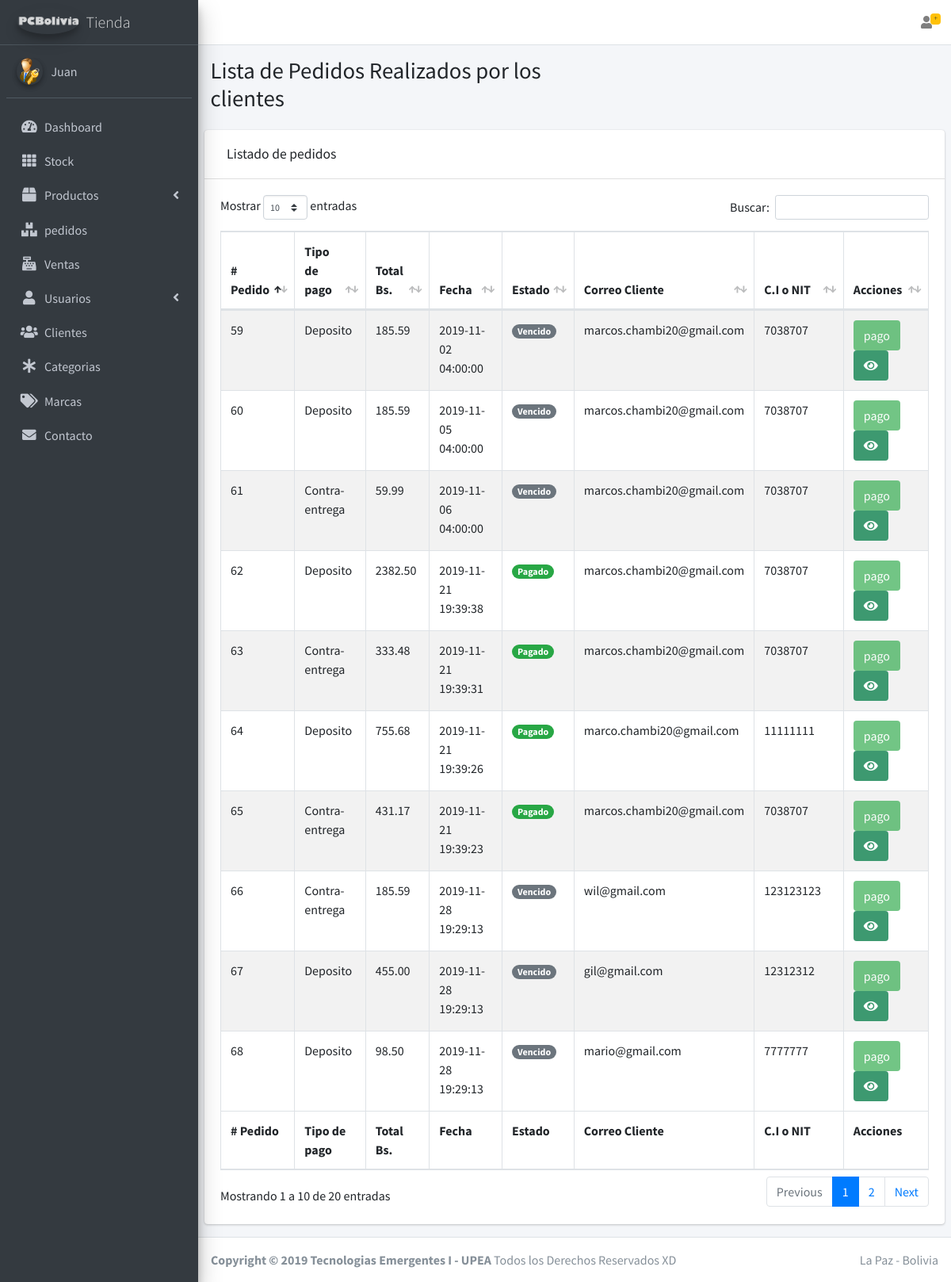
/admin/crud-pedidos.php (signed in), run on the app's committed database.
### tables this page shows
CREATE TABLE `pedido` (
  `id_pedido` int NOT NULL,
  `tipo_pago` varchar(40) NOT NULL,
  `productos` text NOT NULL,
  `total_pago` float(10,2) NOT NULL,
  `fecha_pedido` timestamp NOT NULL DEFAULT CURRENT_TIMESTAMP ON UPDATE CURRENT_TIMESTAMP,
  `estado_pedido` int NOT NULL,
  `id_cliente` int NOT NULL
);

CREATE TABLE `cliente` (
  `id_cliente` int NOT NULL,
  `nombre_cliente` varchar(50) NOT NULL,
  `apellido_cliente` varchar(50) NOT NULL,
  `nit` varchar(15) NOT NULL,
  `correo` varchar(100) NOT NULL,
  `password` varchar(200) NOT NULL,
  `fecha_registro` date NOT NULL,
  `telefono` varchar(14) NOT NULL,
  `direccion` varchar(300) NOT NULL,
  `id_ciudad` int NOT NULL
);

### admin/modelos/Pedido.php (called while the page is built, shortened)
<?php
class Pedido
{
        public function selectPedido()
        {
            $con=new Conexion();
            $sql= "SELECT * FROM pedido JOIN cliente using(id_cliente)
                    ORDER BY id_pedido DESC";
            $res=$con->query($sql);
            return $res;
        }
}
?>

### admin/crud-pedidos.php (the view, shortened to what this page needs)
<?php
    require_once 'templates/header.php';
    require_once 'templates/barra.php';
    require_once 'templates/aside.php';
?>
<?php
    include 'modelos/Pedido.php';
    $pedido=Pedido::ningunDato();
    $pedido->updatePedidosVencidos();
    $res=$pedido->selectPedido();
?>
<section class="content-header">
    <div class="container-fluid">
        <div class="row mb-2">
            <div class="col-sm-6">
                <h1>Lista de Pedidos Realizados por los clientes</h1>
            </div>
        </div>
    </div>
</section>
<section class="content">
    <div class="row">
        <div class=" col-sm-12">
            <div class="card ">
                <div class="card-header d-flex bd-highlight ">
                    <h3 class="card-title p-2 flex-grow-1 bd-highlight">Listado de pedidos</h3>
                </div>
                <div class="card-body table-responsive ">
                    <table id="example1" class="table table-bordered table-striped  tabla-crud-pedidos">
                        <thead>
                            <tr>
                                <th># Pedido</th>
                                <th>Tipo de pago</th>
                                <th>Total Bs.</th>
                                <th>Fecha</th>
                                <th>Estado</th>
                                <th>Correo Cliente</th>
                                <th>C.I o NIT</th>
                                <th>Acciones</th>
                            </tr>
                        </thead>
                        <tbody>
                            <?php
                    if ($res) {
                        while ($row = $res->fetch_assoc()) {
                    ?>
                            <tr>
                                <td><?php echo $row['id_pedido'] ;?></td>
                                <td><?php echo $row['tipo_pago'] ;?></td>
                                <td><?php echo $row['total_pago'] ;?></td>
                                <td><?php echo $row['fecha_pedido'] ;?></td>
                                <td>
                                    <?php switch ($row['estado_pedido']) {
                                        case '0':
                                            echo '<span class="badge badge-pill badge-secondary">Vencido</span>';
                                            break;
                                        case '2':
                                            echo '<span class="badge badge-pill badge-success">Pagado</span>';
                                            break;
                                    }
                                    ?>
                                </td>
                                <td><?php echo $row['correo'] ;?></td>
                                <td><?php echo $row['nit'] ;?></td>
                                <td>
                                    <button  class="btn bg-success btn-pagar"
                                        data-id="<?php echo $row['estado_pedido']==1 ? $row['id_pedido'] :'' ;?>" data-toggle="tooltip" data-placement="left" title="Cambiar estado a pagado"
                                        <?php echo $row['estado_pedido'] ==1  ? '':'disabled'?> >
                                        pago
                                    </button>
                                    <a href="ver-pedido.php?id=<?php echo $row['id_pedido'] ;?>"
                                        class="btn bg-olive hover" data-toggle="tooltip" data-placement="left" title="Ver Detalles del Pedido">
                                        <i class=" fas fa-eye"></i>
                                    </a>
                                </td>
                            </tr>
                            <?php
                        }
                    }
                    ?>
                        </tbody>
                        <tfoot>
                            <tr>
                                <th># Pedido</th>
                                <th>Tipo de pago</th>
                                <th>Total Bs.</th>
                                <th>Fecha</th>
                                <th>Estado</th>
                                <th>Correo Cliente</th>
                                <th>C.I o NIT</th>
                                <th>Acciones</th>
                            </tr>
                        </tfoot>
                    </table>
                </div>
            </div>
        </div>
    </div>
</section>
<?php
    require_once 'templates/footer.php';
?>

### data on the page
pedido: id_pedido "68", tipo_pago "Deposito", total_pago "98.50", fecha_pedido "2019-11-28 19:29:13", estado_pedido "Vencido", id_cliente.correo "mario@gmail.com", id_cliente.nit "7777777"
pedido: id_pedido "67", tipo_pago "Deposito", total_pago "455.00", fecha_pedido "2019-11-28 19:29:13", estado_pedido "Vencido", id_cliente.correo "gil@gmail.com", id_cliente.nit "12312312"
pedido: id_pedido "66", tipo_pago "Contra-entrega", total_pago "185.59", fecha_pedido "2019-11-28 19:29:13", estado_pedido "Vencido", id_cliente.correo "wil@gmail.com", id_cliente.nit "123123123"
pedido: id_pedido "65", tipo_pago "Contra-entrega", total_pago "431.17", fecha_pedido "2019-11-21 19:39:23", estado_pedido "Pagado", id_cliente.correo "marcos.chambi20@gmail.com", id_cliente.nit "7038707"
pedido: id_pedido "64", tipo_pago "Deposito", total_pago "755.68", fecha_pedido "2019-11-21 19:39:26", estado_pedido "Pagado", id_cliente.correo "marco.chambi20@gmail.com", id_cliente.nit "11111111"
pedido: id_pedido "63", tipo_pago "Contra-entrega", total_pago "333.48", fecha_pedido "2019-11-21 19:39:31", estado_pedido "Pagado", id_cliente.correo "marcos.chambi20@gmail.com", id_cliente.nit "7038707"
pedido: id_pedido "62", tipo_pago "Deposito", total_pago "2382.50", fecha_pedido "2019-11-21 19:39:38", estado_pedido "Pagado", id_cliente.correo "marcos.chambi20@gmail.com", id_cliente.nit "7038707"
pedido: id_pedido "61", tipo_pago "Contra-entrega", total_pago "59.99", fecha_pedido "2019-11-06 04:00:00", estado_pedido "Vencido", id_cliente.correo "marcos.chambi20@gmail.com", id_cliente.nit "7038707"
pedido: id_pedido "60", tipo_pago "Deposito", total_pago "185.59", fecha_pedido "2019-11-05 04:00:00", estado_pedido "Vencido", id_cliente.correo "marcos.chambi20@gmail.com", id_cliente.nit "7038707"
pedido: id_pedido "59", tipo_pago "Deposito", total_pago "185.59", fecha_pedido "2019-11-02 04:00:00", estado_pedido "Vencido", id_cliente.correo "marcos.chambi20@gmail.com", id_cliente.nit "7038707"

### other printed values
$_SESSION['nombre'] "Juan"
